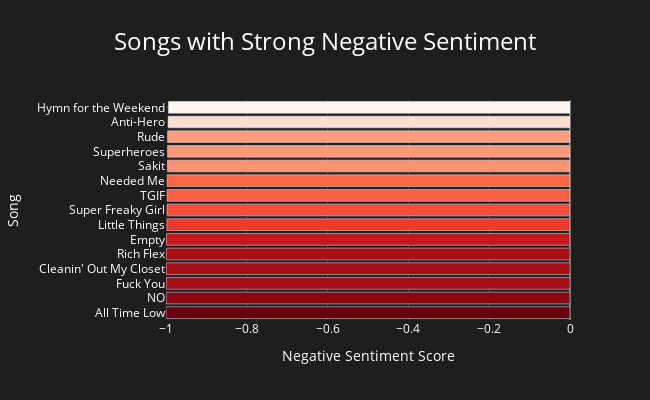

Notebook code cell kept with this figure:
### Code cell
# artist with the highest negative scores

#filter for negative sentiment
negative_songs = song_sentiment[song_sentiment['sentiment'] < 0]

#remove duplicates, eminem and lily allen appears multiple times for different years
negative_songs_unique = negative_songs.loc[negative_songs.groupby('song')['sentiment'].idxmin()]

#sort negative songs
negative_songs_sorted = negative_songs_unique.sort_values(by='sentiment', ascending=True)

#top 15 songs
nega_song_sorted = negative_songs_sorted.head(15)

fig = px.bar(
    nega_song_sorted,
    x='sentiment',
    y='song',
    title='Songs with Strong Negative Sentiment', 
    labels={'sentiment': 'Negative Sentiment Score', 'song': 'Song'},
    orientation='h',
    color='sentiment',
    color_continuous_scale=px.colors.sequential.Reds[::-1],            # REVERSE THE RED COLOR SCALE 
    hover_data={'artist': True, 'year': True}
)

#update layout
fig.update_layout(
    xaxis_title='Negative Sentiment Score',
    yaxis_title='Song', 
    yaxis=dict(
        categoryorder='total ascending',
        showgrid=True,
        gridcolor='rgb(70, 70, 70)',  # Subtle grid lines in dark mode
        zerolinecolor='rgb(120, 120, 120)',  # Zero line
        ),
    xaxis=dict(
        tickmode='linear',
        tick0=-1,
        dtick=0.2,
        range=[-1, 0], 
        showgrid=True,
        gridcolor='rgb(70, 70, 70)',  # Subtle grid lines in dark mode
        zerolinecolor='rgb(120, 120, 120)',  # Zero line
    ),
    width=650,
    height=400,
    showlegend=False,
    coloraxis_showscale=False, 
    plot_bgcolor='rgb(30, 30, 30)',  # Dark background for the plot
    paper_bgcolor='rgb(30, 30, 30)',  # Dark paper background
    font=dict(color='white'),  # White font color for labels and text
    title=dict(
        font=dict(size=24, color='white'),  # Title in white color
        x=0.5,  # Center the title
        xanchor='center'
    ),
)

fig.write_html("./static/charts/negativeScore.html")

fig.show()

### Figure 1 — Plotly figure (JSON) as saved in the notebook; plotly's stock layout.template omitted (floating-point values rounded to 4 significant figures)
{"data": [{"alignmentgroup": "True", "customdata": [["Jon Bellion", 2017], ["Meghan Trainor", 2016], ["Lily Allen", 2016], ["Eminem", 2015], ["Drake", 2023], ["Olivia O'Brien", 2017], ["Jessica Mauboy", 2020], ["Nicki Minaj", 2022], ["GloRilla", 2024], ["Rihanna", 2020], ["Zynakal", 2023], ["The Script", 2014], ["MAGIC!", 2014], ["Taylor Swift", 2022], ["Coldplay", 2016]], "hovertemplate": "Negative Sentiment Score=%{marker.color}<br>Song=%{y}<br>artist=%{customdata[0]}<br>year=%{customdata[1]}<extra></extra>", "legendgroup": "", "marker": {"color": [-0.9999, -0.9995, -0.9992, -0.9992, -0.9991, -0.9985, -0.9977, -0.9974, -0.9971, -0.997, -0.9962, -0.9961, -0.996, -0.9948, -0.994], "coloraxis": "coloraxis", "pattern": {"shape": ""}}, "name": "", "offsetgroup": "", "orientation": "h", "showlegend": false, "textposition": "auto", "type": "bar", "x": [-0.9999, -0.9995, -0.9992, -0.9992, -0.9991, -0.9985, -0.9977, -0.9974, -0.9971, -0.997, -0.9962, -0.9961, -0.996, -0.9948, -0.994], "xaxis": "x", "y": ["All Time Low", "NO", "Fuck You", "Cleanin' Out My Closet", "Rich Flex", "Empty", "Little Things", "Super Freaky Girl", "TGIF", "Needed Me", "Sakit", "Superheroes", "Rude", "Anti-Hero", "Hymn for the Weekend"], "yaxis": "y"}], "layout": {"barmode": "relative", "coloraxis": {"colorbar": {"title": {"text": "Negative Sentiment Score"}}, "colorscale": [[0, "rgb(103,0,13)"], [0.125, "rgb(165,15,21)"], [0.25, "rgb(203,24,29)"], [0.375, "rgb(239,59,44)"], [0.5, "rgb(251,106,74)"], [0.625, "rgb(252,146,114)"], [0.75, "rgb(252,187,161)"], [0.875, "rgb(254,224,210)"], [1, "rgb(255,245,240)"]], "showscale": false}, "font": {"color": "white"}, "height": 400, "legend": {"tracegroupgap": 0}, "paper_bgcolor": "rgb(30, 30, 30)", "plot_bgcolor": "rgb(30, 30, 30)", "showlegend": false, "title": {"font": {"color": "white", "size": 24}, "text": "Songs with Strong Negative Sentiment", "x": 0.5, "xanchor": "center"}, "width": 650, "xaxis": {"anchor": "y", "domain": [0, 1], "dtick": 0.2, "gridcolor": "rgb(70, 70, 70)", "range": [-1, 0], "showgrid": true, "tick0": -1, "tickmode": "linear", "title": {"text": "Negative Sentiment Score"}, "zerolinecolor": "rgb(120, 120, 120)"}, "yaxis": {"anchor": "x", "categoryorder": "total ascending", "domain": [0, 1], "gridcolor": "rgb(70, 70, 70)", "showgrid": true, "title": {"text": "Song"}, "zerolinecolor": "rgb(120, 120, 120)"}}}
